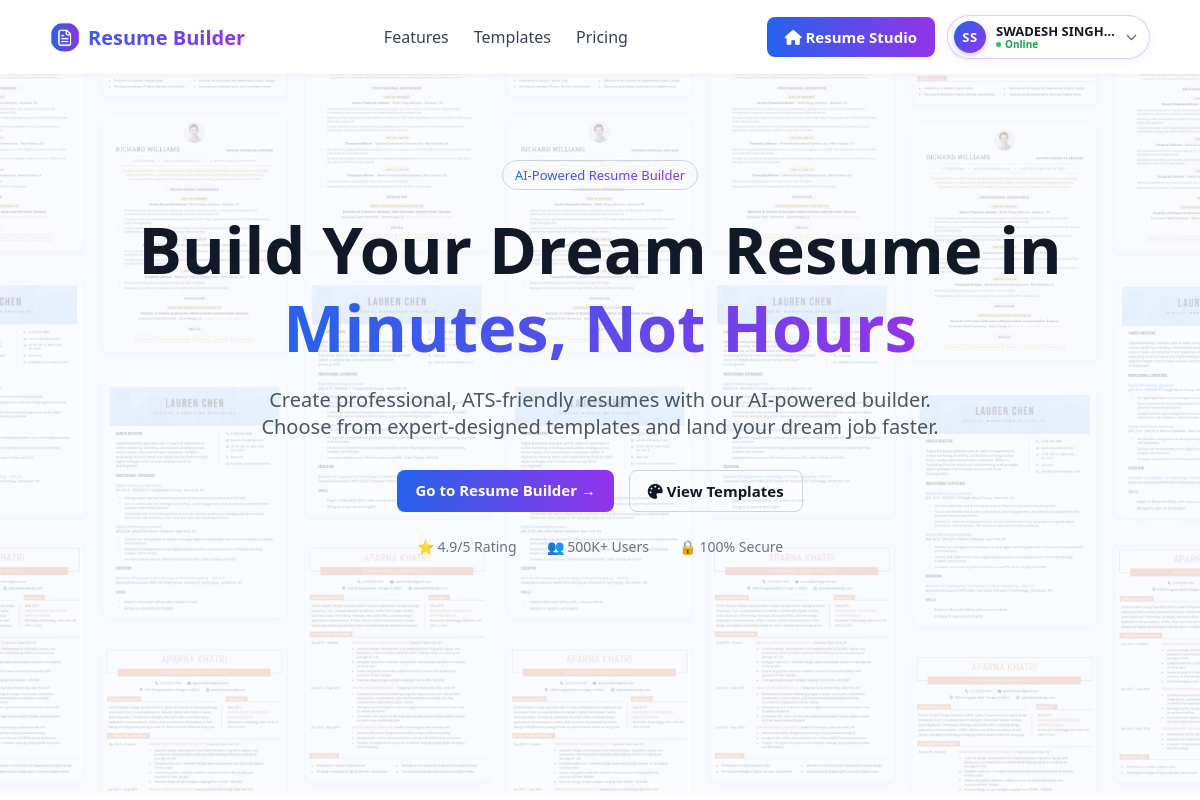
Page / (signed in) on the earlier database version.
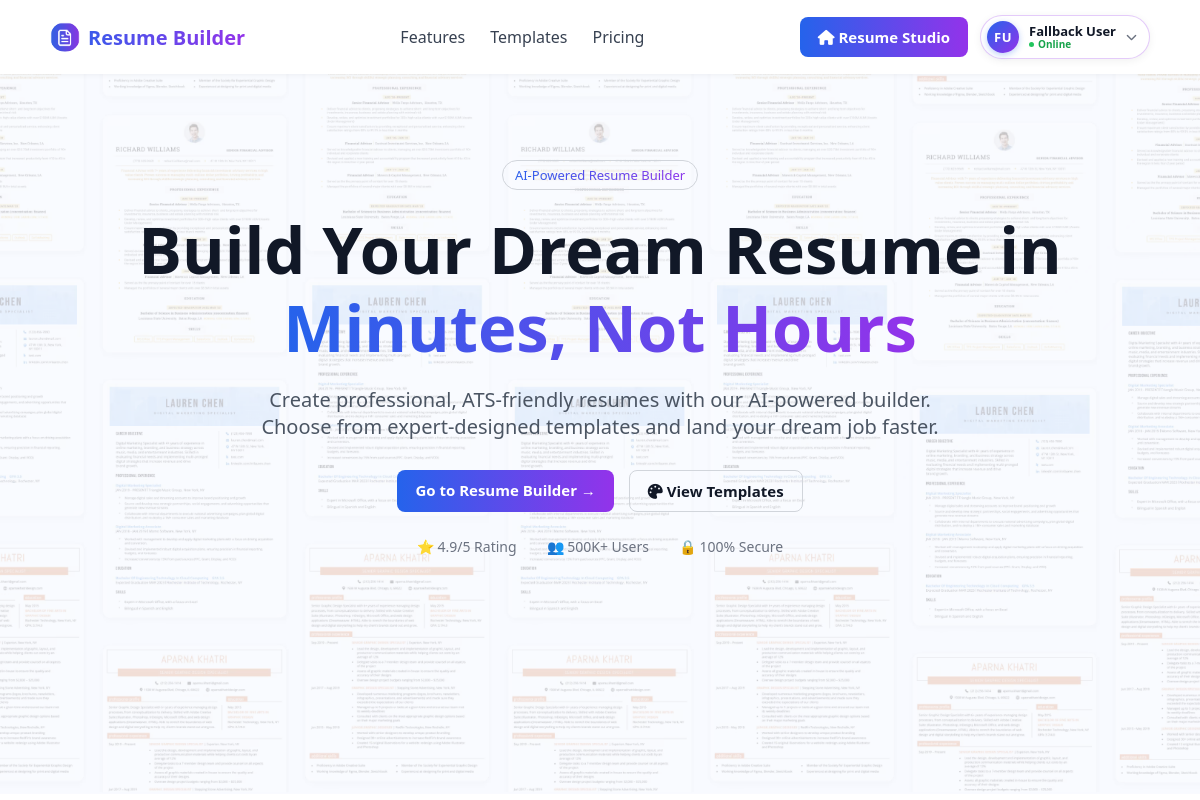
Same page on the later database version.
### tables this page shows
CREATE TABLE contacts (
            id INTEGER PRIMARY KEY AUTOINCREMENT,
            user_id INTEGER NOT NULL,
            fullname TEXT NOT NULL,
            email TEXT NOT NULL,
            phone TEXT NOT NULL,
            p_web TEXT NOT NULL,
            l_web TEXT NOT NULL,
            Country TEXT NOT NULL,
            State TEXT NOT NULL,
            City TEXT NOT NULL
        );

### app.py (the view)
@app.route('/')
def home():
    return render_template('index.html')

### templates/index.html (shortened to what this page needs)
<!DOCTYPE html>
<html lang="en">
<head>
  <link rel="stylesheet" href="../static/frontPage.css">
  <link rel="stylesheet" href="https://cdnjs.cloudflare.com/ajax/libs/font-awesome/6.7.2/css/all.min.css">
</head>
<body>
  <div class="navbar">
    <div class="logo"><img src="../static/Images/logo (2).png" alt="Logo"><a href="/">Resume Builder</a></div>
    <ul>
      <li><a href="#">Features</a></li>
      <li><a href="/tempage">Templates</a></li>
      <li><a href="#">Pricing</a></li>
    </ul>
    <div class="buttons" style="display: flex; align-items: center; gap: 12px;">
      {% if session.get('is_admin') %}
        <a href="/admin" class="btn btn-primary"><i class="fa-solid fa-shield-halved"></i> Admin Console</a>
      {% elif current_user %}
        <a href="/homepage" class="btn btn-primary"><i class="fa-solid fa-house"></i> Resume Studio</a>
        <div class="user-menu-pill" title="Account Menu">
          <div class="user-pill-btn">
            <div class="user-avatar-badge">
              {{ current_user.initials }}
            </div>
            <div class="user-pill-info">
              <span class="user-pill-name">{{ current_user.name }}</span>
              <span class="user-pill-tag">Online</span>
            </div>
            <i class="fa-solid fa-chevron-down user-pill-caret"></i>
          </div>
        </div>
      {% else %}
        <a href="/login" class="btn btn-signin"><i class="fa-solid fa-right-to-bracket"></i> Sign In</a>
      {% endif %}
    </div>
  </div>
<div class="main_content">
  <div class="hero">
    <div class="tagline">AI-Powered Resume Builder</div>
    <h1>Build Your Dream Resume in<br><span>Minutes, Not Hours</span></h1>
    <p>
      Create professional, ATS-friendly resumes with our AI-powered builder. Choose from
      expert-designed templates and land your dream job faster.
    </p>
    <div class="actions">
      {% if session.get('user_id') %}
        <a href="/homepage" class="btn btn-primary">Go to Resume Builder →</a>
      {% elif session.get('is_admin') %}
        <a href="/admin" class="btn btn-primary">Go to Admin Console →</a>
      {% else %}
        <a href="/login?next=/homepage" class="btn btn-primary">Create Resume Free →</a>
      {% endif %}
      <a href="/tempage" class="btn btn-signin"><i class="fa-solid fa-palette"></i> View Templates</a>
    </div>
    <div class="ratings">
      <span>⭐ 4.9/5 Rating</span>
      <span>👥 500K+ Users</span>
      <span>🔒 100% Secure</span>
    </div>
  </div></div>
</body>
</html>

Differences in the rows shown:
no longer on this page (row unchanged): contacts: name "SWADESH SINGH…"
added contacts: name "Fallback User"
Other differences:
{{ current_user.initials }}: "SS" → "FU"
